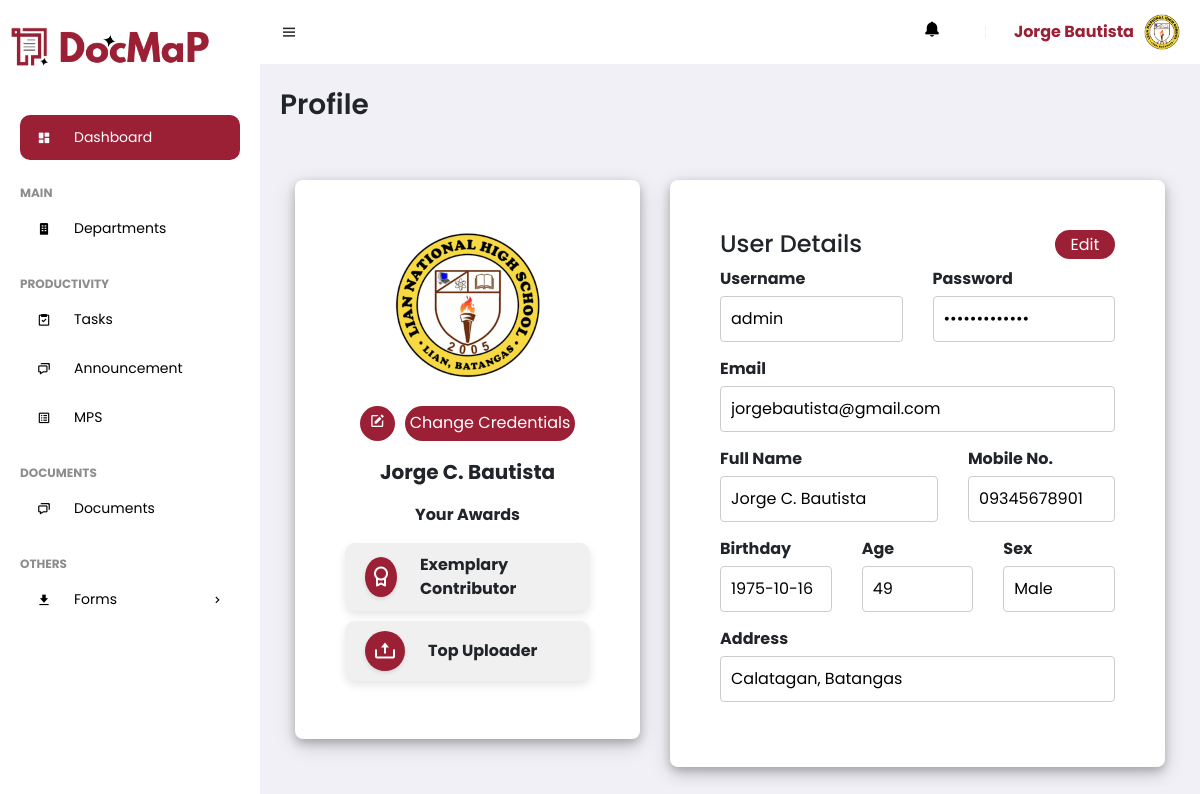
Screenshot of /DeptHead/profile.php (signed in) with the database file from the repository.
### tables this page shows
CREATE TABLE `useracc` (
  `UserID` int(11) NOT NULL,
  `Username` varchar(255) NOT NULL,
  `Password` varchar(255) NOT NULL,
  `fname` varchar(255) NOT NULL,
  `mname` varchar(255) NOT NULL,
  `lname` varchar(255) NOT NULL,
  `bday` date NOT NULL,
  `mobile` varchar(255) NOT NULL,
  `sex` enum('Male','Female') NOT NULL,
  `address` text NOT NULL,
  `email` varchar(255) NOT NULL,
  `profile` varchar(255) DEFAULT 'profile.jpg',
  `date_registered` timestamp NOT NULL DEFAULT current_timestamp(),
  `Status` enum('Pending','Approved','Rejected') NOT NULL,
  `role` enum('Admin','Department Head','Teacher') NOT NULL DEFAULT 'Teacher',
  `Rank` varchar(255) DEFAULT NULL,
  `dept_ID` int(11) DEFAULT NULL
);

### DeptHead/profile.php (the view, shortened to what this page needs)
<?php
include 'connection.php';
$user_id = $_SESSION['user_id'];
$sql = "SELECT * FROM useracc WHERE UserID = $user_id";
$result = mysqli_query($conn, $sql);
$profile_picture = '';
if (mysqli_num_rows($result) > 0) {
    $row = mysqli_fetch_assoc($result);
    $profile_picture = $row['profile'];
    $full_name = $row['fname'] . ' ' . $row['mname'] . '. ' . $row['lname'];
    $bday = $row['bday'];
    $sex = $row['sex'];
    $address = $row['address'];
    $email = $row['email'];
    $uname = $row['Username'];
    $mobile = $row['mobile'];
    $birthDate = new DateTime($bday);
    $today = new DateTime();
    $age = $today->diff($birthDate)->y;
}
$profile_picture_path = '../img/UserProfile/' . $profile_picture;
?>
<!DOCTYPE html>
<html lang="en">
<head>
    <link href='https://unpkg.com/boxicons@2.0.9/css/boxicons.min.css' rel='stylesheet'>
    <link href="https://stackpath.bootstrapcdn.com/bootstrap/4.5.2/css/bootstrap.min.css" rel="stylesheet">
    <link rel="stylesheet" href="assets/css/styles.css">
</head>
<body>
    <section id="sidebar">
        <?php include 'navbar.php'; ?>
    </section>
    <section id="content">
        <?php include 'topbar.php'; ?>
        <main>
            <h5 class ="title">Profile</h5>
                <div class="container">
                    <div class="row">
                        <div class="col-md-5 mt-5">
                            <div class="container-content">
                                <?php if ($profile_picture): ?>
                                    <div class="profile-container text-center">
                                        <img src="<?php echo $profile_picture_path; ?>" alt="Profile Picture" class="profile-picture" id="profile-picture">
                                    </div>
                                <?php else: ?>
                                    <p class="text-center">No profile picture available.</p>
                                <?php endif; ?>
                                <div class="button-group text-center mt-3">
                                    <a href="#" class="btn-edit" data-toggle="modal" data-target="#uploadModal" id="btnedit">
                                        <i class='bx bxs-edit'></i>
                                    </a>
                                    <a href="#" class="btn-custom" data-toggle="modal" data-target="#changePasswordModal">
                                        Change Credentials
                                    </a>
                                </div>
                                <div class="text-center mt-3 full-name"><?php echo $full_name; ?></div>
                                <p class="text-center mt-3 font-weight-bold">Your Awards</p>
                                <div class="award-container d-flex align-items-center mb-2">
                                    <div class="award-icon-container">
                                        <i class='bx bx-award award-icon'></i>
                                    </div>
                                    <span class="award-text ml-2">Exemplary Contributor</span>
                                </div>
                                <div class="award-container d-flex align-items-center mb-2">
                                    <div class="award-icon-container">
                                        <i class='bx bx-upload award-icon'></i>
                                    </div>
                                    <span class="award-text ml-2">Top Uploader</span>
                                </div>
                            </div>
                        </div>
                        <div class="col-md-7 mt-5">
                            <div class="container-content position-relative">
                                <h4 class="d-flex justify-content-between align-items-center">
                                    User Details
                                <button class="btn-custom" id="editButton" data-toggle="modal" data-target="#editModal" style="width:60px;">Edit</button>
                                </h4>
                                <form>
                                    <div class="row">
                                        <div class="col-md-6 input-container">
                                            <label for="uname">Username</label>
                                            <input type="text" id="uname" name="uname" value="<?php echo htmlspecialchars($uname); ?>" readonly>
                                        </div>
                                        <div class="col-md-6 input-container">
                                            <label for="password">Password</label>
                                            <input type="password" id="password" name="password" value="*************" readonly>
                                        </div>
                                    </div>
                                    <div class="row">
                                        <div class="col-md-12 input-container">
                                            <label for="email">Email</label>
                                            <input type="text" id="email" name="email" value="<?php echo $email; ?>" readonly>
                                        </div>
                                    </div>
                                    <div class="row">
                                        <div class="col-md-7 input-container">
                                            <label for="fname">Full Name</label>
                                            <input type="text" id="fname" name="fname" value="<?php echo $full_name; ?>" readonly>
                                        </div>
                                        <div class="col-md-5 input-container">
                                            <label for="mobile">Mobile No.</label>
                                            <input type="text" id="mobile" name="mobile" value="<?php echo $mobile; ?>" readonly>
                                        </div>
                                    </div>
                                    <div class="row">
                                        <div class="col-md-4 input-container">
                                            <label for="bday">Birthday</label>
                                            <input type="text" id="bday" name="bday" value="<?php echo $bday; ?>" readonly>
                                        </div>
                                        <div class="col-md-4 input-container">
                                            <label for="age">Age</label>
                                            <input type="text" id="age" name="age" value="<?php echo $age; ?>" readonly>
                                        </div>
                                        <div class="col-md-4 input-container">
                                            <label for="sex">Sex</label>
                                            <input type="text" id="sex" name="sex" value="<?php echo $sex; ?>" readonly>
                                        </div>
                                    </div>
                                    <div class="row">
                                        <div class="col-md-12 input-container">
                                            <label for="address">Address</label>
                                            <input type="text" id="address" name="address" value="<?php echo $address; ?>" readonly>
                                        </div>
                                    </div>
                                </form>
                            </div>
                        </div>
                    </div>
                </div>
        </main>
    </section>
</body>
</html>

### DeptHead/topbar.php (shortened to what this page needs)
<nav>
    <i class='bx bx-menu toggle-sidebar'></i>
    <a href="#" class="nav-link" id="notification-link">
        <?php
        if (isset($_SESSION['user_id'])) {
        ?>
        <i class='bx bxs-bell icon' id="notification-icon"></i>
        <?php } ?>
    </a>
    <div class="profile">
        <?php
        include 'connection.php';
        if (isset($_SESSION['user_id'])) {
            $userId = $_SESSION['user_id'];
            $sql = "SELECT Profile, CONCAT(Fname, ' ', Lname) AS fullname FROM useracc WHERE UserID = ?";
            $stmt = $conn->prepare($sql);
            if ($stmt) {
                $stmt->bind_param("s", $userId);
                $stmt->execute();
                $stmt->bind_result($profileImage, $fullName);
                $profileImagePath = "../img/UserProfile/" . $profileImage;
                if (file_exists($profileImagePath)) {
                    echo "<span class='user-name'>{$fullName}</span>";
                    echo "<img src='{$profileImagePath}' alt='Profile Image' class='profile-image'>";
                } else {
                    echo "<span class='user-name'>{$fullName}</span>";
                    echo "<img src='default_profile_image.jpg' alt='Profile Image' class='profile-image'>";
                }
            } else {
                echo "Error preparing statement: " . $conn->error;
            }
        } else {
            echo "User not logged in.";
        }
        ?>
    </div>
</nav>

### DeptHead/assets/css/styles.css (style rules this page uses)
* { font-family: 'Poppins', sans-serif; margin: 0; padding: 0; box-sizing: border-box; }
:root { --grey: #F1F0F6; --dark-grey: #8D8D8D; --light: #fff; --dark: #000; --green: #81D43A; --light-green: #E3FFCB; --blue: #9B2035; --light-blue: #D0E4FF; --dark-blue: #0C5FCD; --red: #FC3B56; }
html { overflow-x: hidden; }
body { background: var(--grey); overflow-x: hidden; }
a { text-decoration: none; }
#sidebar { position: fixed; max-width: 260px; width: 100%; background: var(--light); top: 0; left: 0; height: 100%; overflow-y: auto; scrollbar-width: none; transition: all .3s ease; z-index: 200; }
#content { position: relative; width: calc(100% - 260px); left: 260px; transition: all .3s ease; }
nav { background: var(--light); height: 64px; padding: 0 20px; display: flex; align-items: center; grid-gap: 28px; position: sticky; top: 0; left: 0; z-index: 100; }
nav .toggle-sidebar { font-size: 18px; cursor: pointer; }
nav .nav-link { position: relative; }
nav .nav-link .icon { font-size: 18px; color: var(--dark); }
nav .profile { position: relative; }
nav .profile img { width: 36px; height: 36px; border-radius: 50%; object-fit: cover; cursor: pointer; }
main { width: 100%; padding: 24px 20px 20px 20px; }
main .title { font-size: 28px; font-weight: 600; margin-bottom: 10px; }
main form { margin-top: 6px; }

### DeptHead/profile.php (style rules this page uses)
.container-content { box-shadow: 0 4px 8px 0 rgba(0, 0, 0, 0.2), 0 6px 20px 0 rgba(0, 0, 0, 0.19); padding: 50px; border-radius: 8px; background-color: #fff; }
.profile-picture { width: 150px; height: 150px; border-radius: 50%; object-fit: cover; margin-bottom: 10px; position: relative; }
.button-group { display: flex; justify-content: center; gap: 10px; }
.btn-custom { background-color: #9B2035; color: white; border: none; padding: 5px; border-radius: 5px; font-size: 16px; cursor: pointer; border-radius: 50px; }
.btn-edit { background-color: #9B2035; border-radius: 50%; padding: 5px; width: 35px; height: 35px; color: white; }
.full-name { font-size: 20px; font-weight: bold; margin-top: 20px; }
.input-container { margin-bottom: 15px; text-align: left; }
.input-container label { display: block; font-weight: bold; margin-bottom: 5px; text-align: left; }
.input-container input { width: 100%; padding: 10px; border: 1px solid #ccc; border-radius: 4px; }
.award-container { display: flex; align-items: center; border-radius: 10px; padding: 10px 20px; box-shadow: 0 4px 8px rgba(0, 0, 0, 0.1); margin: 10px 0; width: 100%; position: relative; background-color: #f0f0f0; }
.award-icon-container { display: flex; align-items: center; justify-content: center; width: 40px; height: 40px; border-radius: 50%; background-color: #9b2035; box-shadow: 0 2px 4px rgba(0, 0, 0, 0.1); margin-right: 15px; }
.award-icon { font-size: 24px; color: #fff; }
.award-text { font-size: 16px; font-weight:bold; }

### DeptHead/topbar.php (style rules this page uses)
.profile { display: flex; align-items: center; }
.user-name { margin-right: 10px; font-weight: bold; color: #9B2035; }
.profile-image { width: 40px; height: 40px; border-radius: 50%; }

### rows the page displays
useracc: profile (picture), full_name "Jorge C. Bautista", uname "admin", email "jorgebautista@gmail.com", fname "Jorge C. Bautista", mobile "09345678901", bday "1975-10-16", age "49", sex "Male", address "Calatagan, Batangas"

### other values shown
$fullName "Jorge Bautista"
